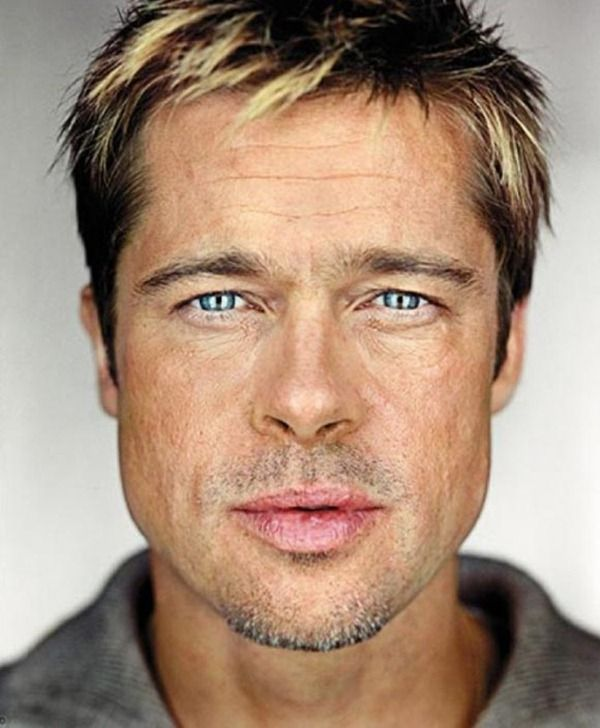
#> input picture data/brad.jpg, 600 x 728 px
$ python -i dense_flow.py   (imports and definitions only)   (older library calls are emulated)
#> lines starting #> are read from the running program, lines starting #| are printed output that depends on the picture
#> further down, picture is the input picture: shape (728, 600, 3); mean B, G, R 121.6, 141, 167
import cv2
import numpy as np


def _get_structure(img: cv2.typing.MatLike) -> cv2.typing.MatLike:
    gray = cv2.cvtColor(img, cv2.COLOR_BGR2GRAY)
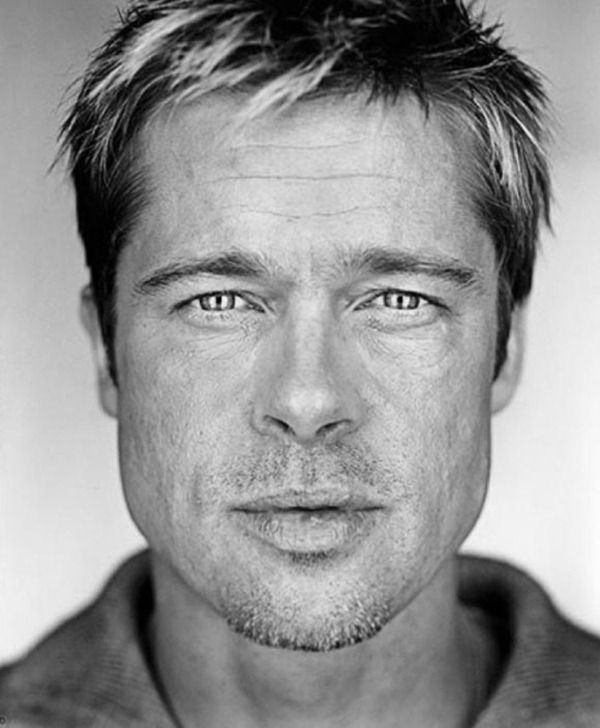
#> gray: shape (728, 600); min 0, max 255, mean 146.6
    gray = cv2.GaussianBlur(gray, (5, 5), 0)

    grad_x = cv2.Sobel(gray, cv2.CV_64F, 1, 0, ksize=5)
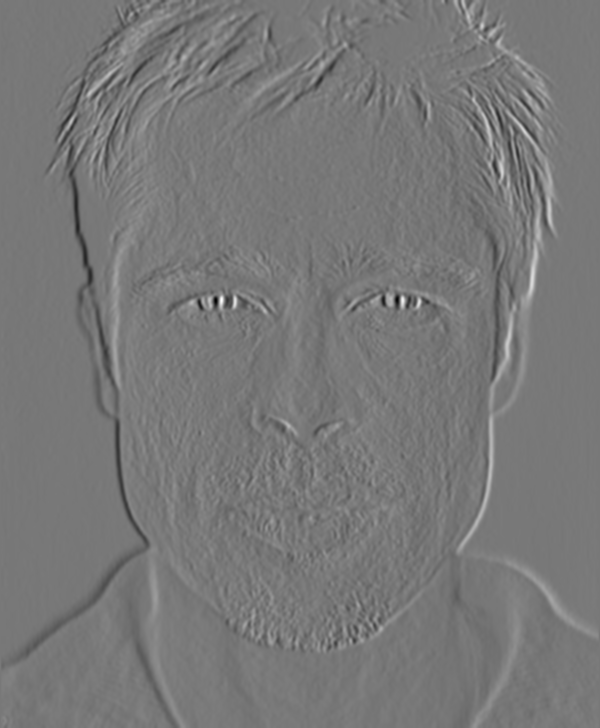
#> grad_x: shape (728, 600) float64; min -6826, max 7631, mean 4.1; drawn with min black and max white
    grad_y = cv2.Sobel(gray, cv2.CV_64F, 0, 1, ksize=5)
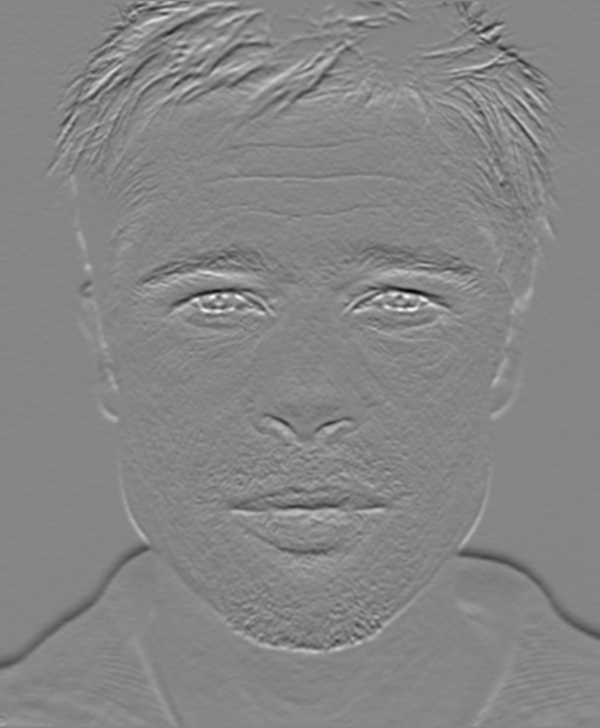
#> grad_y: shape (728, 600) float64; min -6551, max 5935, mean 6.5; drawn with min black and max white

    gradient = cv2.magnitude(grad_x, grad_y)
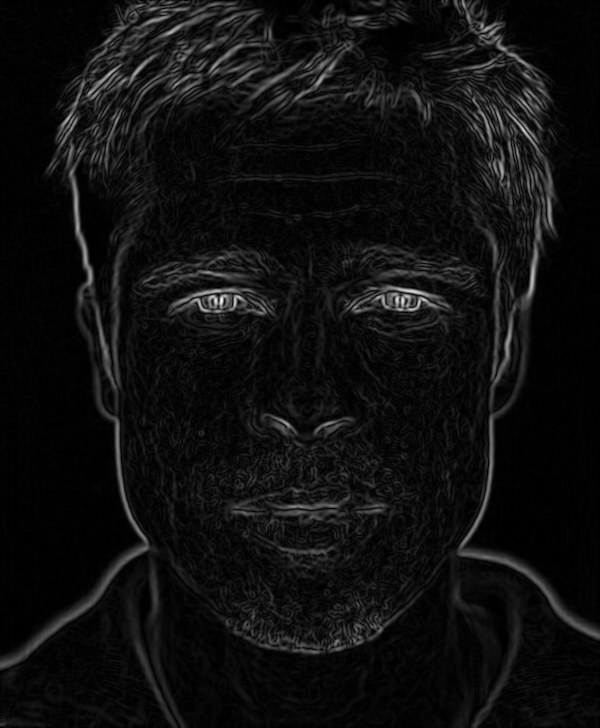
#> gradient: shape (728, 600) float64; min 0, max 7632.2, mean 470.1; drawn with min black and max white
    gradient = cv2.normalize(gradient, None, 0, 255, cv2.NORM_MINMAX).astype(np.uint8)
    return gradient


def apply_adjustment(target_img: cv2.typing.MatLike, source_img: cv2.typing.MatLike) -> cv2.typing.MatLike:
    target_struct = _get_structure(target_img)
    source_struct = _get_structure(source_img)

    flow = cv2.calcOpticalFlowFarneback(
        target_struct,
        source_struct,
        None,
        pyr_scale=0.5,
        levels=3,
        winsize=40,
        iterations=3,
        poly_n=7,
        poly_sigma=1.5,
        flags=0
    )

    flow = cv2.GaussianBlur(flow, (0, 0), 5.0)

    h, w = flow.shape[:2]
    grid_y, grid_x = np.mgrid[0:h, 0:w].astype(np.float32)

    map_x = grid_x + (flow[..., 0] * 0.6)
    map_y = grid_y + (flow[..., 1] * 0.6)

    final_img = cv2.remap(source_img, map_x, map_y, interpolation=cv2.INTER_LINEAR, borderMode=cv2.BORDER_REFLECT)

    return final_img

>>> import cv2
>>> picture = cv2.imread('data/brad.jpg')
>>> result = _get_structure(picture)

$ run again, on data/carol3.JPG
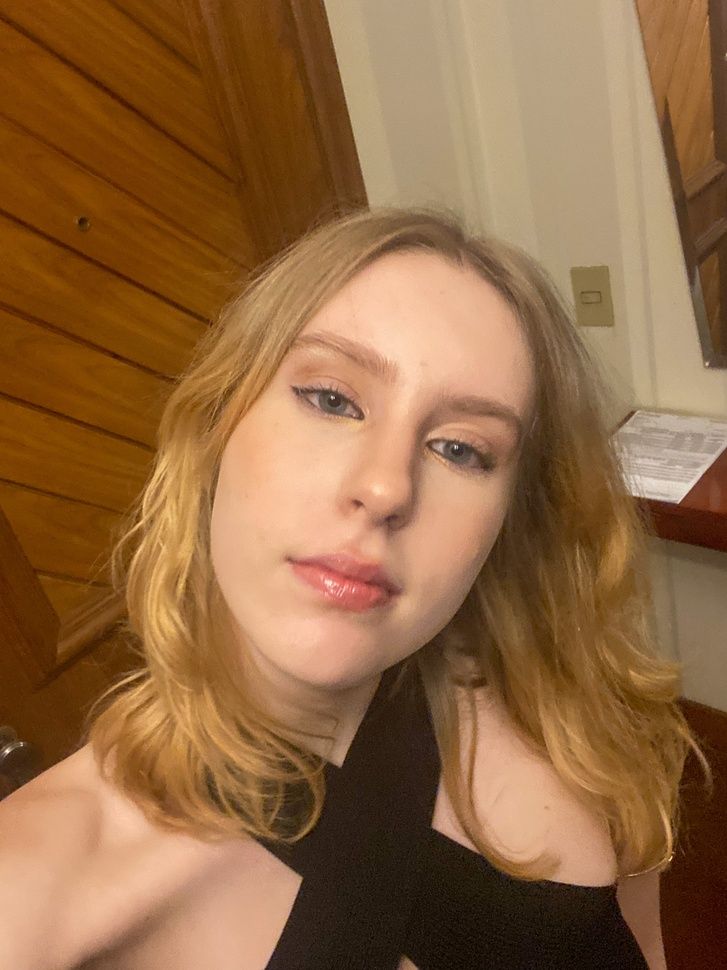
#> input picture data/carol3.JPG, 727 x 970 px, shrunk from 2316 x 3088 before the run
#> picture is the input picture: shape (970, 727, 3); mean B, G, R 66.3, 104.6, 146.2
#> in _get_structure, `grad_y = cv2.Sobel(gray, cv2.CV_64F, 0, 1, ksize=5)`:
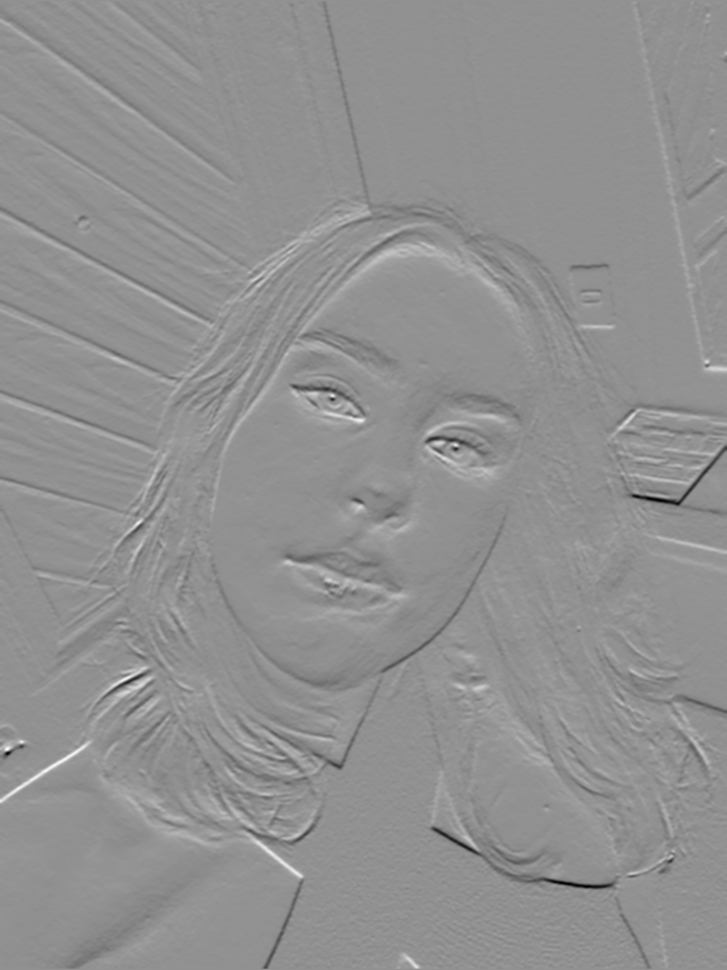
#> grad_y: shape (970, 727) float64; min -4588, max 3463, mean -6.2; drawn with min black and max white
#> in _get_structure, `gradient = cv2.magnitude(grad_x, grad_y)`:
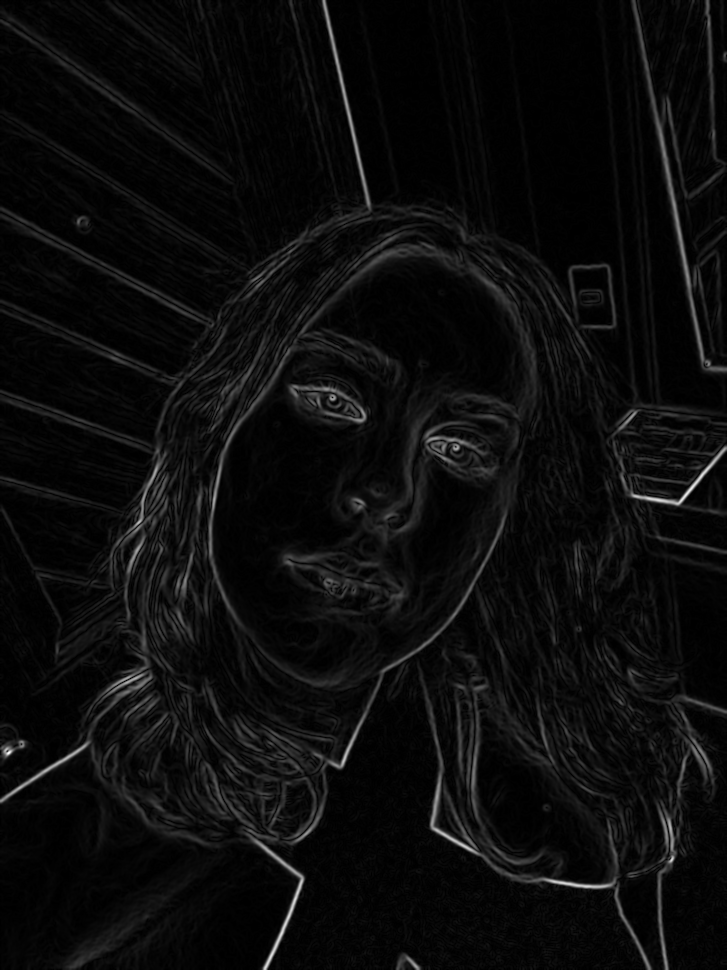
#> gradient: shape (970, 727) float64; min 0, max 5395.2, mean 259.8; drawn with min black and max white

$ run again, on data/example.jpg
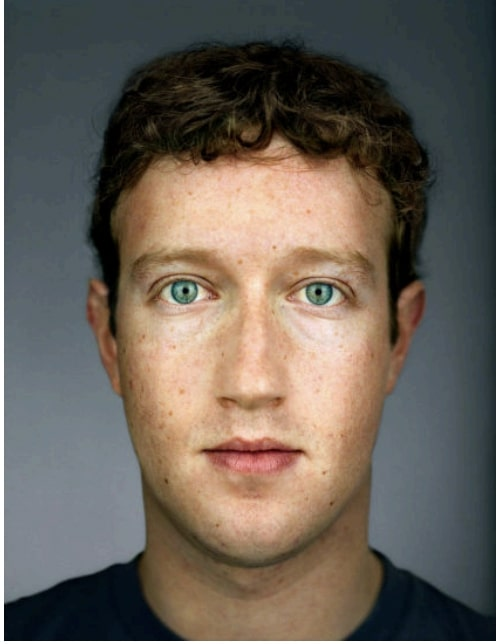
#> input picture data/example.jpg, 498 x 644 px
#> picture is the input picture: shape (644, 498, 3); mean B, G, R 88.7, 98, 106.8
#> in _get_structure, `grad_y = cv2.Sobel(gray, cv2.CV_64F, 0, 1, ksize=5)`:
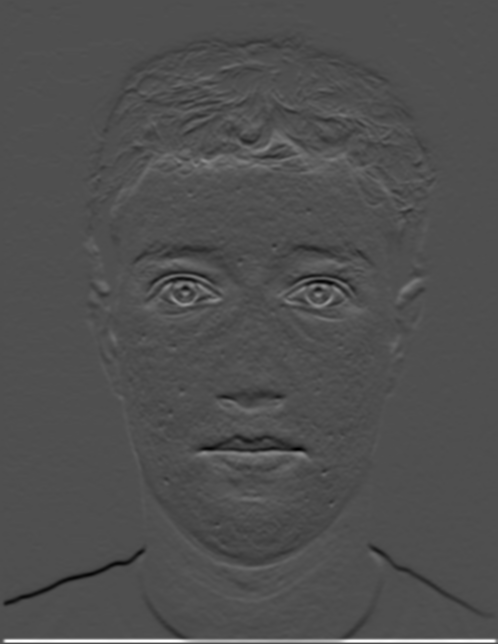
#> grad_y: shape (644, 498) float64; min -3879, max 8618, mean 35.8; drawn with min black and max white
#> in _get_structure, `gradient = cv2.magnitude(grad_x, grad_y)`:
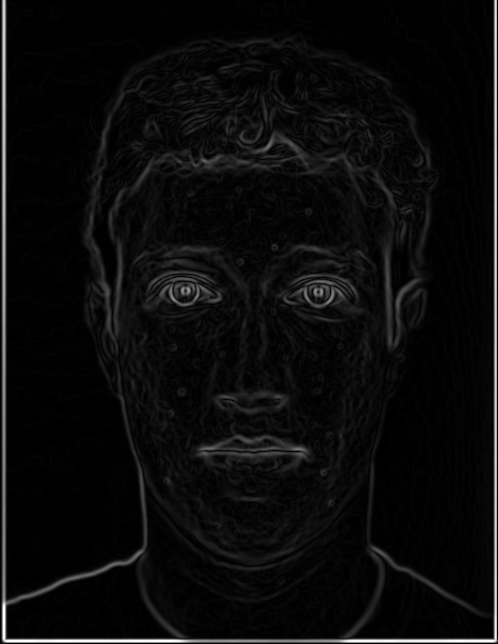
#> gradient: shape (644, 498) float64; min 0, max 8618.1, mean 390.8; drawn with min black and max white

$ run again, on data/input.jpg
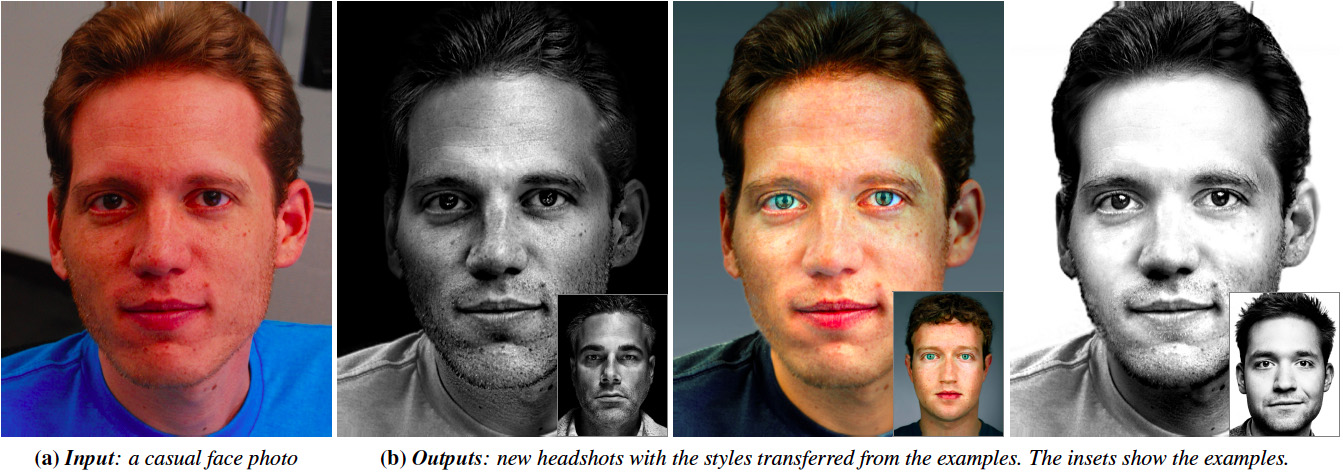
#> input picture data/input.jpg, 1343 x 473 px
#> picture is the input picture: shape (473, 1343, 3); mean B, G, R 109.1, 111.3, 128
#> in _get_structure, `grad_y = cv2.Sobel(gray, cv2.CV_64F, 0, 1, ksize=5)`:
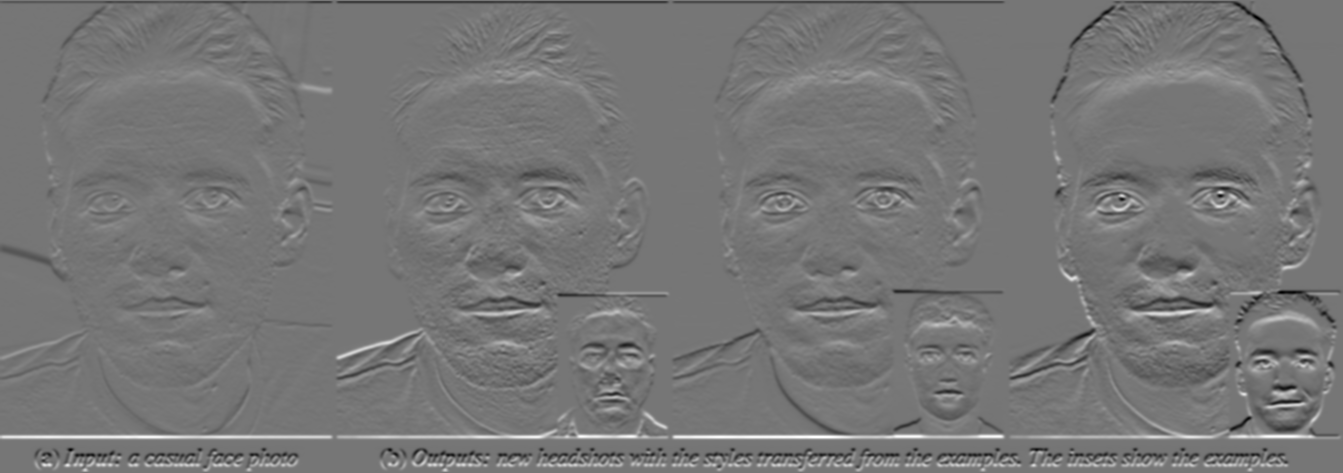
#> grad_y: shape (473, 1343) float64; min -7604, max 8800, mean 33; drawn with min black and max white
#> in _get_structure, `gradient = cv2.magnitude(grad_x, grad_y)`:
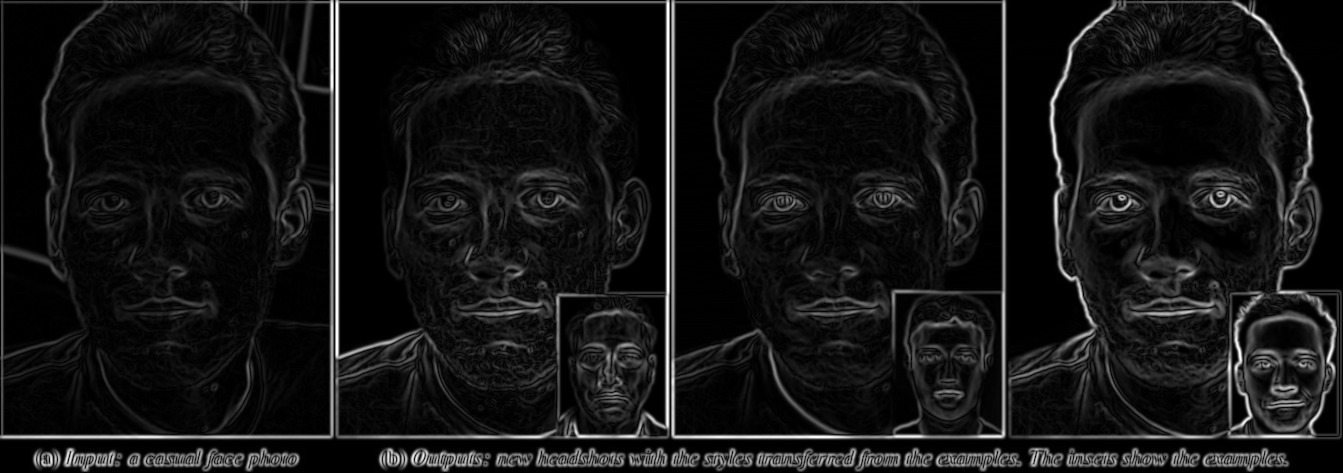
#> gradient: shape (473, 1343) float64; min 0, max 8945.5, mean 743.6; drawn with min black and max white
